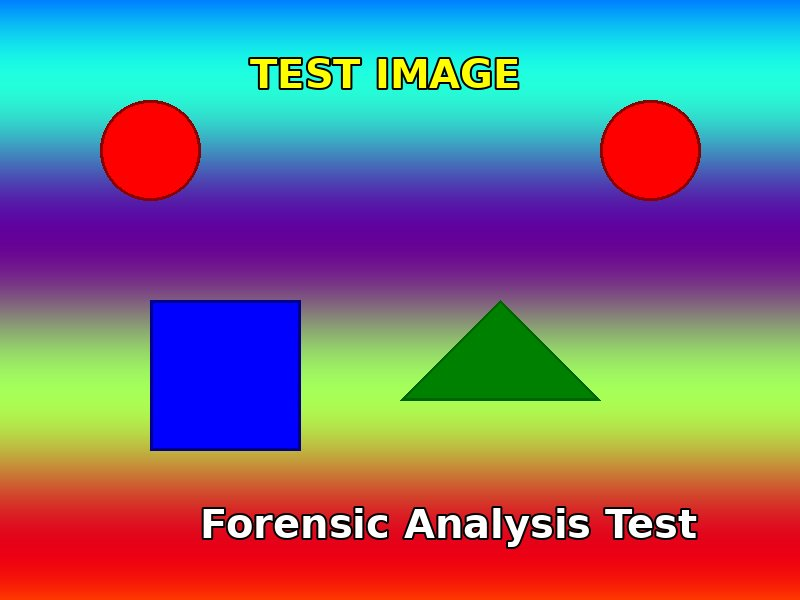
#> input picture apps/monolith/storage/uploads/00a7a092-f533-4919-9093-2c3c59afc647_test_image_with_metadata.jpg, 800 x 600 px
$ python -i processing.py   (imports and definitions only)
#> lines starting #> are read from the running program, lines starting #| are printed output that depends on the picture
import cv2 as cv
import numpy as np

# [47 lines left out: functions create_lut, compute_hist, auto_lut, not called in this run]

def desaturate(image: np.ndarray) -> np.ndarray:
    """Convert BGR image to Grayscale BGR."""
    return cv.cvtColor(cv.cvtColor(image, cv.COLOR_BGR2GRAY), cv.COLOR_GRAY2BGR)

def equalize_img(image: np.ndarray) -> np.ndarray:
    """Equalize histogram of each channel."""
    return cv.merge([cv.equalizeHist(c) for c in cv.split(image)])

def norm_mat(matrix: np.ndarray, to_bgr: bool = False) -> np.ndarray:
    """Normalize matrix to 0-255 range."""
    norm = cv.normalize(matrix, None, 0, 255, cv.NORM_MINMAX).astype(np.uint8)
    if not to_bgr:
        return norm
    return cv.cvtColor(norm, cv.COLOR_GRAY2BGR)

def norm_img(image: np.ndarray) -> np.ndarray:
    """Normalize each channel of the image."""
    return cv.merge([norm_mat(c) for c in cv.split(image)])

>>> import cv2
>>> picture = cv2.imread('../../../../../apps/monolith/storage/uploads/00a7a092-f533-4919-9093-2c3c59afc647_test_image_with_metadata.jpg')
#> picture is the input picture: shape (600, 800, 3); mean B, G, R 125.9, 114.1, 121.8
>>> result = norm_img(picture)
#> in norm_mat, `norm = cv.normalize(matrix, None, 0, 255, cv.NORM_MINMAX).astype(np.ui..`:
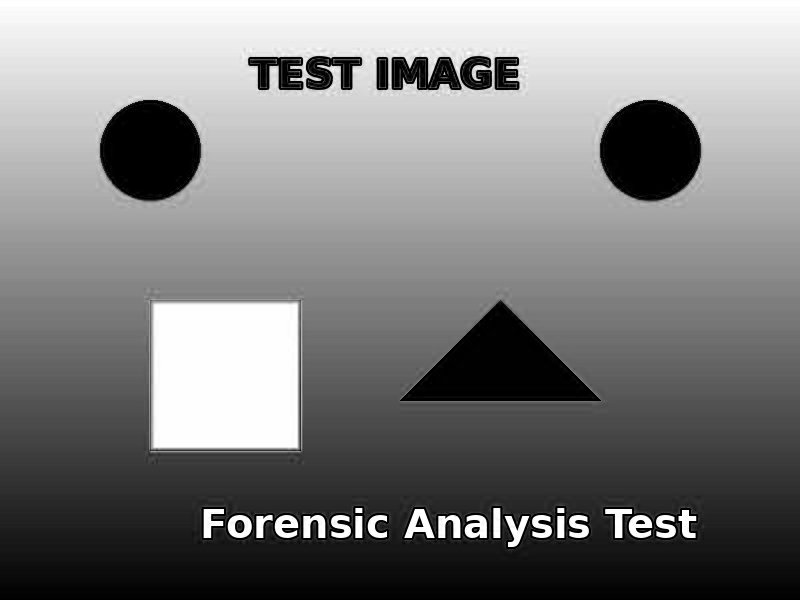
#> norm: shape (600, 800); min 0, max 255, mean 125.9
#> call 2 of norm_mat, with to_bgr = False
#> in norm_mat (call 2), `norm = cv.normalize(matrix, None, 0, 255, cv.NORM_MINMAX).astype(np.ui..`:
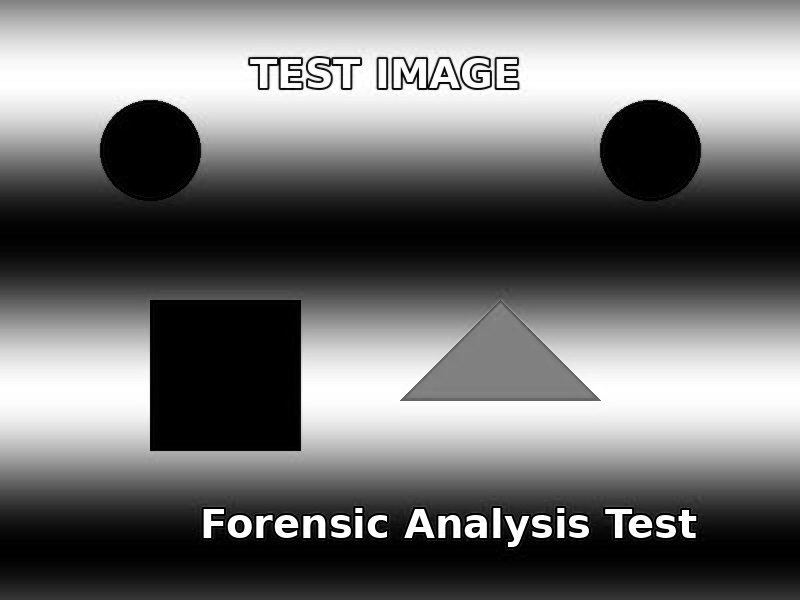
#> norm: shape (600, 800); min 0, max 255, mean 114.1
#> call 3 of norm_mat, with to_bgr = False
#> in norm_mat (call 3), `norm = cv.normalize(matrix, None, 0, 255, cv.NORM_MINMAX).astype(np.ui..`:
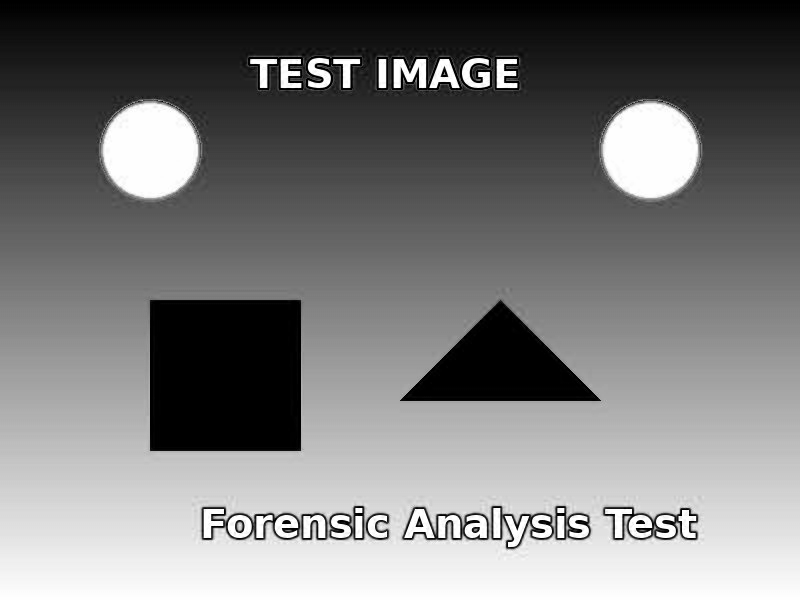
#> norm: shape (600, 800); min 0, max 255, mean 121.8
